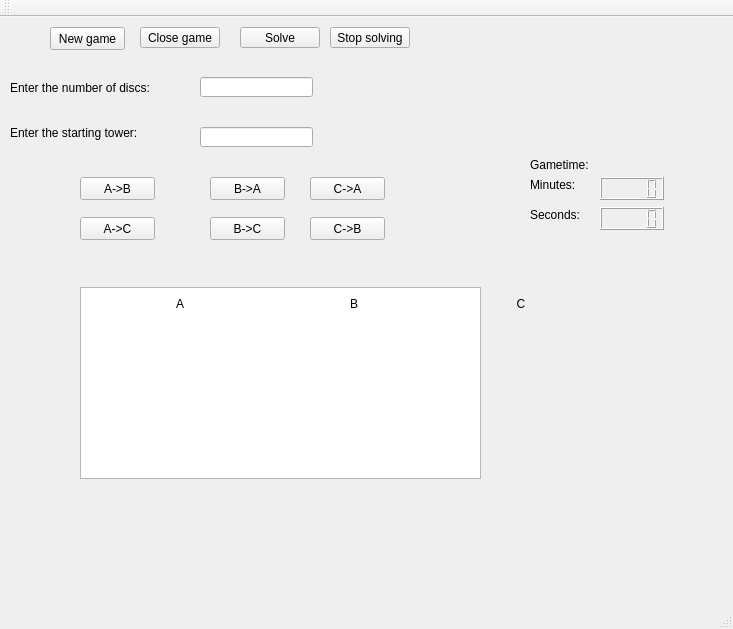
<?xml version="1.0" encoding="UTF-8"?>
<ui version="4.0">
 <class>MainWindow</class>
 <widget class="QMainWindow" name="MainWindow">
  <property name="geometry">
   <rect>
    <x>0</x>
    <y>0</y>
    <width>733</width>
    <height>629</height>
   </rect>
  </property>
  <property name="windowTitle">
   <string>MainWindow</string>
  </property>
  <widget class="QWidget" name="centralWidget">
   <widget class="QGraphicsView" name="graphicsView">
    <property name="geometry">
     <rect>
      <x>80</x>
      <y>270</y>
      <width>401</width>
      <height>192</height>
     </rect>
    </property>
   </widget>
   <widget class="QPushButton" name="newGamePushButton">
    <property name="geometry">
     <rect>
      <x>50</x>
      <y>10</y>
      <width>75</width>
      <height>23</height>
     </rect>
    </property>
    <property name="text">
     <string>New game</string>
    </property>
   </widget>
   <widget class="QLineEdit" name="numberOfDiscsLineEdit">
    <property name="geometry">
     <rect>
      <x>200</x>
      <y>60</y>
      <width>113</width>
      <height>20</height>
     </rect>
    </property>
   </widget>
   <widget class="QLabel" name="numberOfDiscsLabel">
    <property name="geometry">
     <rect>
      <x>10</x>
      <y>55</y>
      <width>181</width>
      <height>31</height>
     </rect>
    </property>
    <property name="text">
     <string>Enter the number of discs:</string>
    </property>
   </widget>
   <widget class="QLabel" name="discsErrorLabel">
    <property name="geometry">
     <rect>
      <x>360</x>
      <y>60</y>
      <width>441</width>
      <height>21</height>
     </rect>
    </property>
    <property name="text">
     <string/>
    </property>
   </widget>
   <widget class="QLineEdit" name="startingTowerLineEdit">
    <property name="geometry">
     <rect>
      <x>200</x>
      <y>110</y>
      <width>113</width>
      <height>20</height>
     </rect>
    </property>
   </widget>
   <widget class="QLabel" name="startingTowerLabel">
    <property name="geometry">
     <rect>
      <x>10</x>
      <y>100</y>
      <width>171</width>
      <height>31</height>
     </rect>
    </property>
    <property name="text">
     <string>Enter the starting tower:</string>
    </property>
   </widget>
   <widget class="QLabel" name="towerErrorLabel">
    <property name="geometry">
     <rect>
      <x>370</x>
      <y>110</y>
      <width>441</width>
      <height>20</height>
     </rect>
    </property>
    <property name="text">
     <string/>
    </property>
   </widget>
   <widget class="QLabel" name="AtowerLabel">
    <property name="geometry">
     <rect>
      <x>170</x>
      <y>280</y>
      <width>47</width>
      <height>13</height>
     </rect>
    </property>
    <property name="text">
     <string>  A</string>
    </property>
   </widget>
   <widget class="QLabel" name="BtowerLabel">
    <property name="geometry">
     <rect>
      <x>350</x>
      <y>280</y>
      <width>47</width>
      <height>13</height>
     </rect>
    </property>
    <property name="text">
     <string>B</string>
    </property>
   </widget>
   <widget class="QLabel" name="CtowerLabel">
    <property name="geometry">
     <rect>
      <x>510</x>
      <y>280</y>
      <width>47</width>
      <height>13</height>
     </rect>
    </property>
    <property name="text">
     <string>  C</string>
    </property>
   </widget>
   <widget class="QPushButton" name="AtoBpushButton">
    <property name="geometry">
     <rect>
      <x>80</x>
      <y>160</y>
      <width>75</width>
      <height>23</height>
     </rect>
    </property>
    <property name="text">
     <string>A-&gt;B</string>
    </property>
   </widget>
   <widget class="QPushButton" name="AtoCpushButton">
    <property name="geometry">
     <rect>
      <x>80</x>
      <y>200</y>
      <width>75</width>
      <height>23</height>
     </rect>
    </property>
    <property name="text">
     <string>A-&gt;C</string>
    </property>
   </widget>
   <widget class="QPushButton" name="BtoApushButton">
    <property name="geometry">
     <rect>
      <x>210</x>
      <y>160</y>
      <width>75</width>
      <height>23</height>
     </rect>
    </property>
    <property name="text">
     <string>B-&gt;A</string>
    </property>
   </widget>
   <widget class="QPushButton" name="BtoCpushButton">
    <property name="geometry">
     <rect>
      <x>210</x>
      <y>200</y>
      <width>75</width>
      <height>23</height>
     </rect>
    </property>
    <property name="text">
     <string>B-&gt;C</string>
    </property>
   </widget>
   <widget class="QPushButton" name="CtoApushButton">
    <property name="geometry">
     <rect>
      <x>310</x>
      <y>160</y>
      <width>75</width>
      <height>23</height>
     </rect>
    </property>
    <property name="text">
     <string>C-&gt;A</string>
    </property>
   </widget>
   <widget class="QPushButton" name="CtoBpushButton">
    <property name="geometry">
     <rect>
      <x>310</x>
      <y>200</y>
      <width>75</width>
      <height>23</height>
     </rect>
    </property>
    <property name="text">
     <string>C-&gt;B</string>
    </property>
   </widget>
   <widget class="QLCDNumber" name="lcdNUmberMin">
    <property name="geometry">
     <rect>
      <x>600</x>
      <y>160</y>
      <width>64</width>
      <height>23</height>
     </rect>
    </property>
   </widget>
   <widget class="QLCDNumber" name="lcdNumberSec">
    <property name="geometry">
     <rect>
      <x>600</x>
      <y>190</y>
      <width>64</width>
      <height>23</height>
     </rect>
    </property>
   </widget>
   <widget class="QLabel" name="minLabel">
    <property name="geometry">
     <rect>
      <x>530</x>
      <y>160</y>
      <width>61</width>
      <height>16</height>
     </rect>
    </property>
    <property name="text">
     <string>Minutes:</string>
    </property>
   </widget>
   <widget class="QLabel" name="secLabel">
    <property name="geometry">
     <rect>
      <x>530</x>
      <y>190</y>
      <width>61</width>
      <height>16</height>
     </rect>
    </property>
    <property name="text">
     <string>Seconds:</string>
    </property>
   </widget>
   <widget class="QLabel" name="label">
    <property name="geometry">
     <rect>
      <x>530</x>
      <y>140</y>
      <width>101</width>
      <height>16</height>
     </rect>
    </property>
    <property name="text">
     <string>Gametime:</string>
    </property>
   </widget>
   <widget class="QPushButton" name="closeGamePushButton">
    <property name="geometry">
     <rect>
      <x>140</x>
      <y>10</y>
      <width>80</width>
      <height>21</height>
     </rect>
    </property>
    <property name="text">
     <string>Close game</string>
    </property>
   </widget>
   <widget class="QPushButton" name="solvePushButton">
    <property name="geometry">
     <rect>
      <x>240</x>
      <y>10</y>
      <width>80</width>
      <height>21</height>
     </rect>
    </property>
    <property name="text">
     <string>Solve</string>
    </property>
   </widget>
   <widget class="QPushButton" name="stopSolvingPushButton">
    <property name="geometry">
     <rect>
      <x>330</x>
      <y>10</y>
      <width>80</width>
      <height>21</height>
     </rect>
    </property>
    <property name="text">
     <string>Stop solving</string>
    </property>
   </widget>
   <widget class="QLabel" name="startingTowerAlabel">
    <property name="geometry">
     <rect>
      <x>140</x>
      <y>235</y>
      <width>121</width>
      <height>21</height>
     </rect>
    </property>
    <property name="text">
     <string/>
    </property>
   </widget>
   <widget class="QLabel" name="startingTowerBlabel">
    <property name="geometry">
     <rect>
      <x>310</x>
      <y>236</y>
      <width>131</width>
      <height>20</height>
     </rect>
    </property>
    <property name="text">
     <string/>
    </property>
   </widget>
   <widget class="QLabel" name="startingTowerClabel">
    <property name="geometry">
     <rect>
      <x>470</x>
      <y>240</y>
      <width>131</width>
      <height>21</height>
     </rect>
    </property>
    <property name="text">
     <string/>
    </property>
   </widget>
  </widget>
  <widget class="QMenuBar" name="menuBar">
   <property name="geometry">
    <rect>
     <x>0</x>
     <y>0</y>
     <width>733</width>
     <height>25</height>
    </rect>
   </property>
  </widget>
  <widget class="QToolBar" name="mainToolBar">
   <attribute name="toolBarArea">
    <enum>TopToolBarArea</enum>
   </attribute>
   <attribute name="toolBarBreak">
    <bool>false</bool>
   </attribute>
  </widget>
  <widget class="QStatusBar" name="statusBar"/>
 </widget>
 <layoutdefault spacing="6" margin="11"/>
 <resources/>
 <connections/>
</ui>
